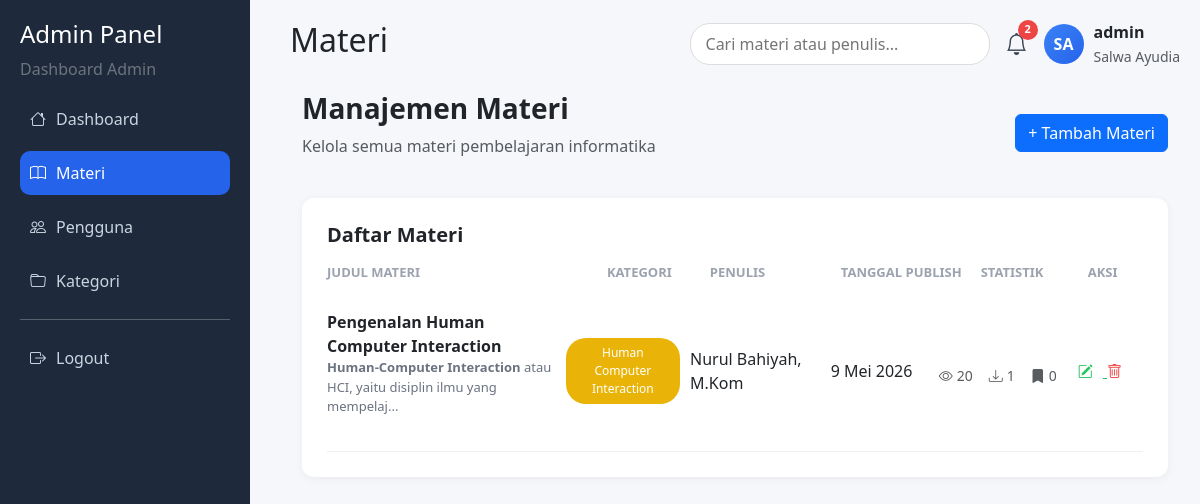
/admin/materi.php (signed in), run on the app's committed database.
### tables this page shows
CREATE TABLE `materi` (
  `id_materi` int(11) NOT NULL,
  `id_kategori` int(11) DEFAULT NULL,
  `id_user` int(11) DEFAULT NULL,
  `judul` varchar(255) NOT NULL,
  `penulis` varchar(100) DEFAULT NULL,
  `isi` text DEFAULT NULL,
  `file` varchar(255) DEFAULT NULL,
  `views` int(11) DEFAULT 0,
  `unduhan` int(11) DEFAULT 0,
  `tanggal_publish` datetime DEFAULT current_timestamp()
);

CREATE TABLE `kategori` (
  `id_kategori` int(11) NOT NULL,
  `nama_kategori` varchar(100) NOT NULL,
  `deskripsi` text DEFAULT NULL,
  `icon` varchar(10) DEFAULT NULL,
  `warna` varchar(50) DEFAULT NULL,
  `created_at` datetime DEFAULT current_timestamp()
);

### admin/materi.php (the view, shortened to what this page needs)
<?php
require_once __DIR__ . '/../config/koneksi.php';
$nama = $_SESSION['nama_lengkap'] ?? 'Admin';
$words = explode(" ", $nama);
$inisial = "";
foreach ($words as $w) {
    if (!empty($w)) {
        $inisial .= strtoupper($w[0]);
    }
}
$bulanIndo = [
    "Januari",
    "Februari",
    "Maret",
    "April",
    "Mei",
    "Juni",
    "Juli",
    "Agustus",
    "September",
    "Oktober",
    "November",
    "Desember"
];
$query = "
SELECT
    materi.*,
    kategori.nama_kategori,
    kategori.warna,
    COUNT(bookmark.id) as total_bookmark
FROM materi
LEFT JOIN kategori
    ON materi.id_kategori = kategori.id_kategori
LEFT JOIN bookmark
    ON materi.id_materi = bookmark.id_materi
GROUP BY materi.id_materi
";
$result = mysqli_query($conn, $query);
?>
<!DOCTYPE html>
<html lang="id">
<head>
    <link href="https://cdn.jsdelivr.net/npm/bootstrap@5.3.0/dist/css/bootstrap.min.css" rel="stylesheet">
    <link href="https://cdn.jsdelivr.net/npm/bootstrap-icons/font/bootstrap-icons.css" rel="stylesheet">
</head>
<body>
    <div class="sidebar">
        <h4>Admin Panel</h4>
        <p class="text-secondary">Dashboard Admin</p>
        <a href="dashboard.php"><i class="bi bi-house"></i> Dashboard</a>
        <a class="active" href="materi.php"><i class="bi bi-book"></i> Materi</a>
        <a href="pengguna.php"><i class="bi bi-people"></i> Pengguna</a>
        <a href="kategori.php"><i class="bi bi-folder"></i> Kategori</a>
        <hr>
        <a href="logout.php"><i class="bi bi-box-arrow-right"></i> Logout</a>
    </div>
    <div class="main">
        <div class="topbar">
            <h2>Materi</h2>
            <div class="d-flex align-items-center gap-3">
                <input type="text" class="search-box" placeholder="Cari materi atau penulis...">
                <?php
                $total_notif = 0;
                $user_baru = mysqli_num_rows(mysqli_query($conn, "
                        SELECT id_user
                        FROM users
                        WHERE DATE(created_at) = CURDATE()
                        "));
                if ($user_baru > 0) {
                    $total_notif++;
                }
                $unduhan_hari_ini = mysqli_fetch_assoc(mysqli_query($conn, "
                        SELECT COALESCE(SUM(unduhan),0) as total
                        FROM materi
                        "));
                if ($unduhan_hari_ini['total'] > 0) {
                    $total_notif++;
                }
                ?>
                <div class="notification-wrapper">
                    <div class="notification-icon" onclick="toggleNotif()">
                        <i class="bi bi-bell"></i>
                        <span class="notif-badge">
                            <?= $total_notif ?>
                        </span>
                    </div>
                </div>
                <div class="profile">
                    <div class="avatar"><?php echo $inisial; ?></div>
                    <div>
                        <strong><?= $_SESSION['username'] ?></strong><br>
                        <small class="text-muted"><?= $_SESSION['nama_lengkap'] ?></small>
                    </div>
                </div>
            </div>
        </div>
        <div class="container mt-4">
            <div class="top-section mb-4">
                <div>
                    <h3><b>Manajemen Materi</b></h3>
                    <p class="text-muted">Kelola semua materi pembelajaran informatika</p>
                </div>
                <a href="tambah_materi.php" class="btn btn-primary">
                    + Tambah Materi
                </a>
            </div>
            <div class="card-custom">
                <h5 class="mb-3"><b>Daftar Materi</b></h5>
                <div class="grid table-header">
                    <div>JUDUL MATERI</div>
                    <div>KATEGORI</div>
                    <div>PENULIS</div>
                    <div>TANGGAL PUBLISH</div>
                    <div>STATISTIK</div>
                    <div>AKSI</div>
                </div>
                <?php while ($row = mysqli_fetch_assoc($result)) : ?>
                    <div class="grid item materi-item">
                        <div>
                            <div class="judul"><?= $row['judul']; ?></div>
                            <div class="deskripsi">
                                <?= substr($row['isi'], 0, 90); ?>...
                            </div>
                        </div>
                        <div>
                            <span class="badge-kategori" style="background: <?= $row['warna'] ?? '#6b7280' ?>">
                                <?= $row['nama_kategori'] ?? 'Tidak ada'; ?>
                            </span>
                        </div>
                        <div>
                            <?= $row['penulis'] ?? '-'; ?>
                        </div>
                        <div>
                            <?php
                            $tgl = strtotime($row['tanggal_publish']);
                            echo date('j', $tgl) . ' ' .
                                $bulanIndo[(int)date('n', $tgl) - 1] . ' ' .
                                date('Y', $tgl);
                            ?>
                        </div>
                        <div class="d-flex align-items-center gap-3 mt-2 small text-muted">
                            <span class="d-flex align-items-center gap-1">
                                <i class="bi bi-eye"></i>
                                <?= $row['views'] ?? 0 ?>
                            </span>
                            <span class="d-flex align-items-center gap-1">
                                <i class="bi bi-download"></i>
                                <?= $row['unduhan'] ?? 0 ?>
                            </span>
                            <span class="d-flex align-items-center gap-1">
                                <i class="bi bi-bookmark-fill"></i>
                                <?= $row['total_bookmark'] ?>
                            </span>
                        </div>
                        <div class="aksi">
                            <a href="edit_materi.php?id=<?= $row['id_materi'] ?>" class="edit">
                                <i class="bi bi-pencil-square"></i>
                            </a>
                            <a href="hapus_materi.php?id=<?= $row['id_materi'] ?>"
                                class="hapus"
                                onclick="return confirm('Yakin ingin menghapus materi ini?')">
                                <i class="bi bi-trash"></i>
                            </a>
                        </div>
                    </div>
                <?php endwhile; ?>
            </div>
        </div>
</body>
</html>

### admin/materi.php (style rules this page uses)
body { background: #f5f7fb; font-family: 'Segoe UI', sans-serif; }
.sidebar { width: 250px; height: 100vh; position: fixed; background: #1e293b; color: white; padding: 20px; }
.sidebar a { display: flex; gap: 10px; color: #cbd5e1; padding: 10px; border-radius: 10px; text-decoration: none; margin-bottom: 10px; transition: 0.3s; }
.sidebar a.active { background: #2563eb; color: white; }
.main { margin-left: 270px; padding: 20px; }
.topbar { display: flex; justify-content: space-between; align-items: center; margin-bottom: 20px; }
.profile { display: flex; align-items: center; gap: 10px; cursor: pointer; }
.avatar { width: 40px; height: 40px; background: linear-gradient(135deg, #3b82f6, #2563eb); border-radius: 50%; display: flex; align-items: center; justify-content: center; color: white; font-weight: bold; }
.notification-wrapper { position: relative; }
.notification-icon { position: relative; cursor: pointer; font-size: 22px; color: #374151; }
.notif-badge { position: absolute; top: -8px; right: -10px; width: 20px; height: 20px; background: #ef4444; color: white; border-radius: 50%; display: flex; align-items: center; justify-content: center; font-size: 11px; font-weight: bold; }
.card-custom { background: white; border-radius: 12px; padding: 25px; box-shadow: 0 2px 10px rgba(0, 0, 0, 0.05); }
.top-section { display: flex; justify-content: space-between; align-items: center; }
.search-box { width: 300px; border-radius: 20px; padding: 8px 15px; border: 1px solid #ddd; }
.table-header { font-size: 13px; color: #9ca3af; font-weight: 600; margin-bottom: 10px; }
.item { padding: 18px 0; border-bottom: 1px solid #f1f1f1; }
.judul { font-size: 16px; font-weight: 600; }
.deskripsi { font-size: 13px; color: #6b7280; }
.badge-kategori { padding: 6px 14px; border-radius: 20px; font-size: 12px; color: white; font-weight: 500; display: inline-block; }
.aksi i { margin-right: 10px; cursor: pointer; font-size: 15px; }
.edit { color: #22c55e; }
.hapus { color: #ef4444; }
.grid { display: grid; grid-template-columns: 3fr 1.5fr 1.5fr 1.5fr 1fr 1fr; align-items: center; gap: 10px; }
.grid>div:nth-child(2), .grid>div:nth-child(4), .grid>div:nth-child(5), .grid>div:nth-child(6) { text-align: center; }

### data on the page
materi: judul "Pengenalan Human Computer Interaction", isi "Human-Computer Interaction atau HCI, yaitu disiplin ilmu yang mempelaj", id_kategori.nama_kategori "Human Computer Interaction", penulis "Nurul Bahiyah, M.Kom", tanggal_publish "9", tanggal_publish "Mei", tanggal_publish "2026", views "20", unduhan "1", total_bookmark "0"

### other printed values
$total_notif "2"
$inisial "SA"
$_SESSION['username'] "admin"
$_SESSION['nama_lengkap'] "Salwa Ayudia"
